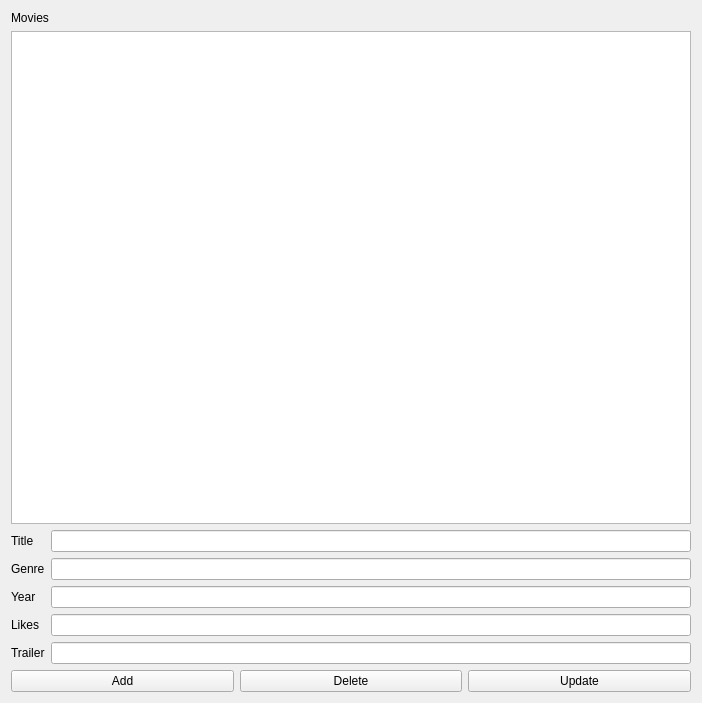
<?xml version="1.0" encoding="UTF-8"?>
<ui version="4.0">
 <class>Administrator</class>
 <widget class="QWidget" name="Administrator">
  <property name="geometry">
   <rect>
    <x>0</x>
    <y>0</y>
    <width>702</width>
    <height>703</height>
   </rect>
  </property>
  <property name="windowTitle">
   <string>Administrator</string>
  </property>
  <layout class="QVBoxLayout" name="verticalLayout_3">
   <item>
    <widget class="QLabel" name="label">
     <property name="text">
      <string>Movies</string>
     </property>
    </widget>
   </item>
   <item>
    <widget class="QListWidget" name="listMovies"/>
   </item>
   <item>
    <layout class="QFormLayout" name="formLayout">
     <item row="0" column="0">
      <widget class="QLabel" name="titleLabel">
       <property name="text">
        <string>Title</string>
       </property>
      </widget>
     </item>
     <item row="0" column="1">
      <widget class="QLineEdit" name="titleLineEdit"/>
     </item>
     <item row="1" column="0">
      <widget class="QLabel" name="genreLabel">
       <property name="text">
        <string>Genre</string>
       </property>
      </widget>
     </item>
     <item row="1" column="1">
      <widget class="QLineEdit" name="genreLineEdit"/>
     </item>
     <item row="2" column="0">
      <widget class="QLabel" name="yearLabel">
       <property name="text">
        <string>Year</string>
       </property>
      </widget>
     </item>
     <item row="2" column="1">
      <widget class="QLineEdit" name="yearLineEdit"/>
     </item>
     <item row="3" column="0">
      <widget class="QLabel" name="likesLabel">
       <property name="text">
        <string>Likes</string>
       </property>
      </widget>
     </item>
     <item row="3" column="1">
      <widget class="QLineEdit" name="likesLineEdit"/>
     </item>
     <item row="4" column="0">
      <widget class="QLabel" name="trailerLabel">
       <property name="text">
        <string>Trailer</string>
       </property>
      </widget>
     </item>
     <item row="4" column="1">
      <widget class="QLineEdit" name="trailerLineEdit"/>
     </item>
    </layout>
   </item>
   <item>
    <layout class="QHBoxLayout" name="horizontalLayout_3">
     <item>
      <widget class="QPushButton" name="addButton">
       <property name="text">
        <string>Add</string>
       </property>
      </widget>
     </item>
     <item>
      <widget class="QPushButton" name="deleteButton">
       <property name="text">
        <string>Delete</string>
       </property>
      </widget>
     </item>
     <item>
      <widget class="QPushButton" name="updateButton">
       <property name="text">
        <string>Update</string>
       </property>
      </widget>
     </item>
    </layout>
   </item>
  </layout>
 </widget>
 <layoutdefault spacing="6" margin="11"/>
 <resources/>
 <connections>
  <connection>
   <sender>addButton</sender>
   <signal>clicked()</signal>
   <receiver>Administrator</receiver>
   <slot>addMovie()</slot>
   <hints>
    <hint type="sourcelabel">
     <x>185</x>
     <y>680</y>
    </hint>
    <hint type="destinationlabel">
     <x>228</x>
     <y>699</y>
    </hint>
   </hints>
  </connection>
  <connection>
   <sender>deleteButton</sender>
   <signal>clicked()</signal>
   <receiver>Administrator</receiver>
   <slot>deleteMovie()</slot>
   <hints>
    <hint type="sourcelabel">
     <x>350</x>
     <y>672</y>
    </hint>
    <hint type="destinationlabel">
     <x>391</x>
     <y>700</y>
    </hint>
   </hints>
  </connection>
  <connection>
   <sender>updateButton</sender>
   <signal>clicked()</signal>
   <receiver>Administrator</receiver>
   <slot>updateMovie()</slot>
   <hints>
    <hint type="sourcelabel">
     <x>599</x>
     <y>681</y>
    </hint>
    <hint type="destinationlabel">
     <x>626</x>
     <y>697</y>
    </hint>
   </hints>
  </connection>
 </connections>
 <slots>
  <slot>addMovie()</slot>
  <slot>deleteMovie()</slot>
  <slot>updateMovie()</slot>
 </slots>
</ui>
